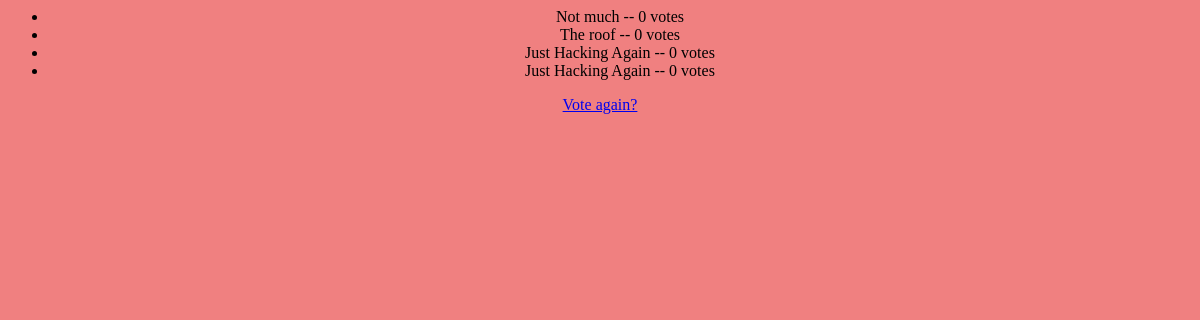
Before: /polls/1/results/ with the older database file.
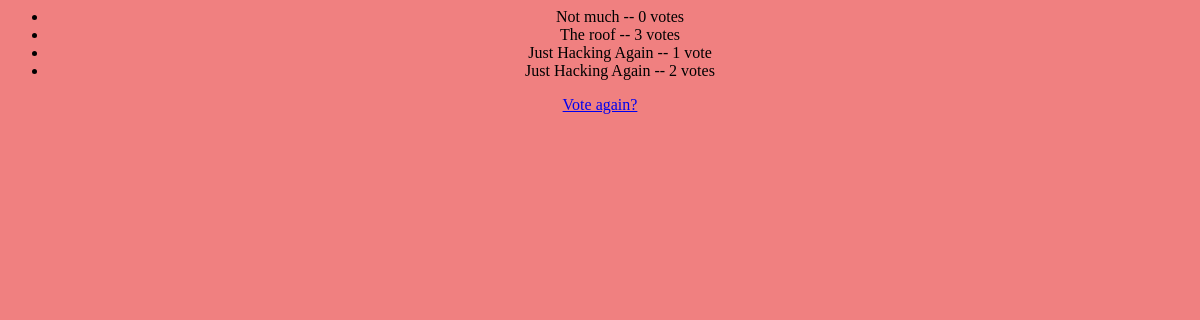
After: the same page with the newer database file.
### polls/models.py (models this page shows, shortened)
class Choice(models.Model):
    question = models.ForeignKey(Question, on_delete=models.CASCADE)
    choice_text = models.CharField(max_length=200)
    votes = models.IntegerField(default=0)

### polls/views.py (the view)
# urls.py: path('<int:pk>/results/', views.ResultsView.as_view(), name='results'),
class ResultsView(generic.DetailView):
    model = Question
    template_name = 'polls/results.html'

### polls/templates/polls/results.html (shortened to what this page needs)
<ul>
{% for choice in question.choice_set.all %}
    <li> {{ choice.choice_text }} -- {{choice.votes}} vote{{ choice.votes|pluralize }}  </li>
    {% endfor %}
</ul>
<a href="{% url 'polls:detail' question.id %}">Vote again?</a>

Changed rows visible on the page:
changed Choice "The roof": votes "0" → "3"
changed Choice (number 3 of 4 on the later page): votes "0" → "1"
changed Choice (number 4 of 4 on the later page): votes "0" → "2"
